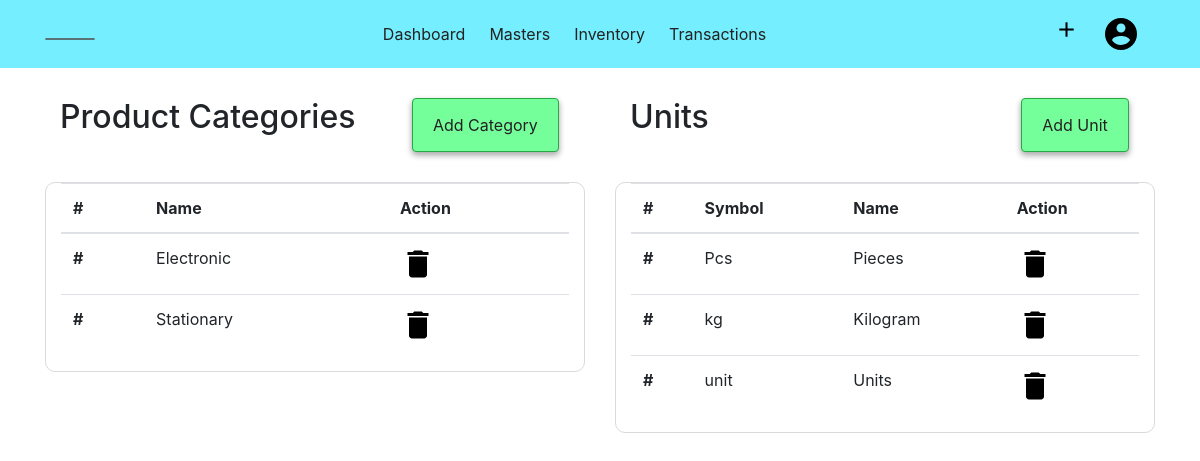
/category_unit (signed in), run on the app's committed database.
### acsystem/models.py (models this page shows, shortened)
class Productcategory(db.Model):
    id = db.Column(db.Integer, primary_key=True)
    name = db.Column(db.String(40), nullable=False)
    products = db.relationship('Product', backref='undercategory', lazy=True, cascade="all, delete-orphan")
    company_id = db.Column(db.Integer, db.ForeignKey('company.id', ondelete="CASCADE"), nullable=False)

class Unit(db.Model):
    id = db.Column(db.Integer, primary_key=True)
    symbol = db.Column(db.String(10), nullable=False)
    name = db.Column(db.String(40))
    products = db.relationship('Product', backref='underunit', lazy=True, cascade="all, delete-orphan")
    company_id = db.Column(db.Integer, db.ForeignKey('company.id', ondelete="CASCADE"), nullable=False)

### acsystem/product/routes.py (the view)
@products.route("/category_unit", methods=['GET','POST'])
@login_required
def categoryunit():
    if current_user.activecompany == 0:
        flash(f"No Company is Activated! ","warning")
        return redirect(url_for('company.companies'))
    form = ProductCategoryForm()
    form2 = UnitForm()
    if form2.validate_on_submit() and form2.submit.data:
        unit = Unit(symbol = form2.symbol.data, name = form2.name.data, company_id = current_user.activecompany)
        db.session.add(unit)
        db.session.commit()
        flash(f"Unit Added Successfully!","success")
        return redirect(url_for("products.categoryunit"))
    if form.validate_on_submit() and form.submit.data:
        category = Productcategory(name = form.category_name.data, company_id = current_user.activecompany)
        db.session.add(category)
        db.session.commit()
        flash(f"Product Category {form.category_name.data} Added Successfully!","success")
        return redirect(url_for('products.categoryunit'))
    pcs = Productcategory.query.filter_by(company_id = current_user.activecompany).all()
    units = Unit.query.filter_by(company_id = current_user.activecompany).all()
    return render_template('producttemplate/categoryunit.html', title="Product Categories and Units", form=form, form2=form2, pcs=pcs, units=units)

### acsystem/models.py (called while the page is built)
@login_manager.user_loader
def load_user(user_id):
    return User.query.get(int(user_id))

### acsystem/templates/producttemplate/categoryunit.html (shortened to what this page needs)
{% from "renderfield.html" import render_field, render_doublefield %}
{% extends "layout.html"%}
{% block content %}
<div class="container">
    <div class="row">
        <div class="col-sm">
            <div class="container-fluid">
                <h2 class="float-left">Product Categories</h2>
                <ul class="nav justify-content-end">
                    <li class="btn btn-success">
                        <a class="nav-link" data-toggle="modal" data-target="#createcategory">Add Category</a>
                    </li>
                </ul>
            </div>
            <div class="container-fluid" style="border:1px solid rgb(218, 218, 218); border-radius:10px;">
                <table class="table table-hover">
                    <thead>
                        <tr>
                            <th scope="col">#</th>
                            <th scope="col">Name</th>
                            <th scope="col">Action</th>
                        </tr>
                    </thead>
                    <tbody>
                        {% for pc in pcs %}
                        <tr>
                            <th scope="row">#</th>
                            <td>{{ pc.name }}</td>
                            <td class="deletecategory">
                                <img style="cursor:pointer;" data-toggle="modal" data-target="#deletecategory"
                                    src="{{ url_for('static',filename='images/delete.png') }}" alt="Delete">
                            </td>
                            {% endfor %}
                    </tbody>
                </table>
            </div>
        </div>
        <div class="col-sm">
            <div class="container-fluid">
                <h2 class="float-left">Units</h2>
                <ul class="nav justify-content-end">
                    <li class="btn btn-success">
                        <a class="nav-link" data-toggle="modal" data-target="#createunit">Add Unit</a>
                    </li>
                </ul>
            </div>
            <div class="container-fluid" style="border:1px solid rgb(218, 218, 218); border-radius:10px;">
                <table class="table table-hover">
                    <thead>
                        <tr>
                            <th scope="col">#</th>
                            <th scope="col">Symbol</th>
                            <th scope="col">Name</th>
                            <th scope="col">Action</th>
                        </tr>
                    </thead>
                    <tbody>
                        {% for unit in units %}
                        <tr>
                            <th scope="row">#</th>
                            <td>{{ unit.symbol }}</td>
                            <td>{{ unit.name }}</td>
                            <td class="deleteunit">
                                <img style="cursor:pointer;" data-toggle="modal" data-target="#deleteunit"
                                    src="{{ url_for('static',filename='images/delete.png') }}" alt="Delete">
                            </td>
                            {% endfor %}
                    </tbody>
                </table>
            </div>
        </div>
    </div>
</div>
{% endblock content %}

### acsystem/static/main.css (style rules this page uses)
a { color: rgb(34, 34, 34) !important; }

### acsystem/static/style.css (style rules this page uses)
.btn { -webkit-box-shadow: 0 3px 6px rgba(0, 0, 0, 0.16), 0 3px 6px rgba(0, 0, 0, 0.23); box-shadow: 0 3px 6px rgba(0, 0, 0, 0.16), 0 3px 6px rgba(0, 0, 0, 0.23); }
.nav-link { color: rgba(12, 12, 12, 0.76); padding: .5rem !important; }
.btn { margin: 0 .7rem; }
.btn-success { background-color: #75ff9b !important; }
.container-fluid { margin-top: 30px !important; }

### data on the page
Productcategory: name "Electronic"
Productcategory: name "Stationary"
Unit: symbol "Pcs", name "Pieces"
Unit: symbol "kg", name "Kilogram"
Unit: symbol "unit", name "Units"
